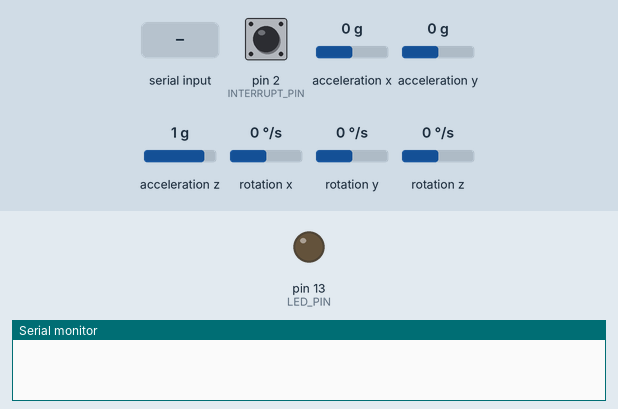
Recording of a program running on a simulated Arduino Uno, built with avr-gcc and run on an emulated ATmega328P. On the bench: output pins drawn as LEDs (lit = HIGH), the last lines printed to the serial monitor. The inputs (shaded band) are chosen by the test bench; at power-on: acceleration x 0 g, acceleration z 1 g, acceleration y 0 g, pin 2 (INTERRUPT_PIN) LOW, rotation z 0 °/s, rotation x 0 °/s, rotation y 0 °/s. The sensor or clock chip raises its interrupt line as the real part does.

Above: at 0.9 s.
1.0 s: "1\n" received over Serial
At 1.68 s:
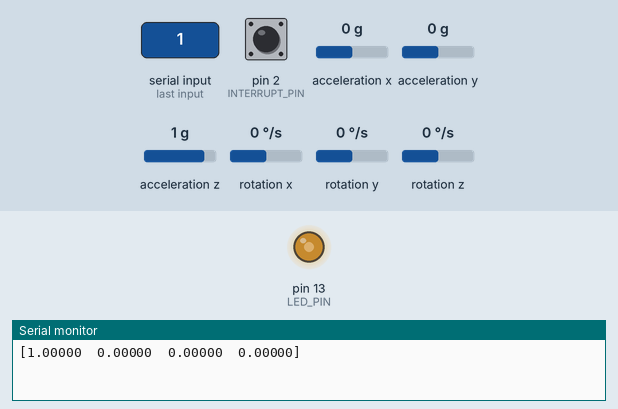
4.0 s: acceleration x set to -1.4 g
7.0 s: acceleration z set to -1.4 g
10.0 s: acceleration y set to -1.4 g
13.0 s: pin 2 (INTERRUPT_PIN) pulled HIGH for 0.15 s
16.0 s: rotation z set to -192 °/s
Timing chart, 0 to 20.0 s (numbered marks = the images above; inputs shaded):
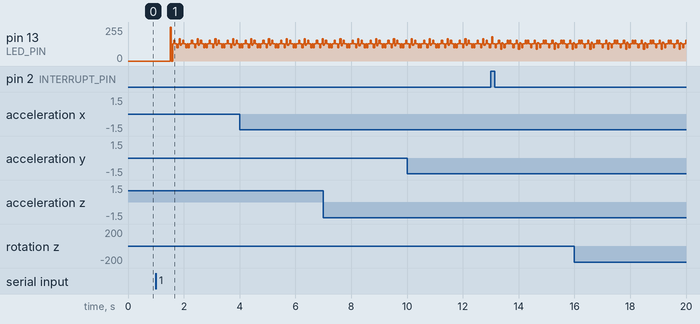

Measured:
- by itself, pin 13 (LED_PIN): moves between 89/255 and 155/255, repeating every 1.3 s

The program:

main.cpp
```cpp
// I2C device class (I2Cdev) demonstration Arduino sketch for MPU6050 class using DMP (MotionApps v2.0)
// 6/21/2012 by Jeff Rowberg <jeff@rowberg.net>
// Updates should (hopefully) always be available at https://github.com/jrowberg/i2cdevlib
//
// Changelog:
//      2013-05-08 - added seamless Fastwire support
//                 - added note about gyro calibration
//      2012-06-21 - added note about Arduino 1.0.1 + Leonardo compatibility error
//      2012-06-20 - improved FIFO overflow handling and simplified read process
//      2012-06-19 - completely rearranged DMP initialization code and simplification
//      2012-06-13 - pull gyro and accel data from FIFO packet instead of reading directly
//      2012-06-09 - fix broken FIFO read sequence and change interrupt detection to RISING
//      2012-06-05 - add gravity-compensated initial reference frame acceleration output
//                 - add 3D math helper file to DMP6 example sketch
//                 - add Euler output and Yaw/Pitch/Roll output formats
//      2012-06-04 - remove accel offset clearing for better results (thanks Sungon Lee)
//      2012-06-01 - fixed gyro sensitivity to be 2000 deg/sec instead of 250
//      2012-05-30 - basic DMP initialization working

/* ============================================
I2Cdev device library code is placed under the MIT license
Copyright (c) 2012 Jeff Rowberg

Permission is hereby granted, free of charge, to any person obtaining a copy
of this software and associated documentation files (the "Software"), to deal
in the Software without restriction, including without limitation the rights
to use, copy, modify, merge, publish, distribute, sublicense, and/or sell
copies of the Software, and to permit persons to whom the Software is
furnished to do so, subject to the following conditions:

The above copyright notice and this permission notice shall be included in
all copies or substantial portions of the Software.

THE SOFTWARE IS PROVIDED "AS IS", WITHOUT WARRANTY OF ANY KIND, EXPRESS OR
IMPLIED, INCLUDING BUT NOT LIMITED TO THE WARRANTIES OF MERCHANTABILITY,
FITNESS FOR A PARTICULAR PURPOSE AND NONINFRINGEMENT. IN NO EVENT SHALL THE
AUTHORS OR COPYRIGHT HOLDERS BE LIABLE FOR ANY CLAIM, DAMAGES OR OTHER
LIABILITY, WHETHER IN AN ACTION OF CONTRACT, TORT OR OTHERWISE, ARISING FROM,
OUT OF OR IN CONNECTION WITH THE SOFTWARE OR THE USE OR OTHER DEALINGS IN
THE SOFTWARE.
===============================================
*/

// I2Cdev and MPU6050 must be installed as libraries, or else the .cpp/.h files
// for both classes must be in the include path of your project
#include "I2Cdev.h"

#include "MPU6050_6Axis_MotionApps20.h"
//#include "MPU6050.h" // not necessary if using MotionApps include file

// Arduino Wire library is required if I2Cdev I2CDEV_ARDUINO_WIRE implementation
// is used in I2Cdev.h
#if I2CDEV_IMPLEMENTATION == I2CDEV_ARDUINO_WIRE
    #include "Wire.h"
#endif

// class default I2C address is 0x68
// specific I2C addresses may be passed as a parameter here
// AD0 low = 0x68 (default for SparkFun breakout and InvenSense evaluation board)
// AD0 high = 0x69
MPU6050 mpu;
//MPU6050 mpu(0x69); // <-- use for AD0 high

/* =========================================================================
   NOTE: In addition to connection 3.3v, GND, SDA, and SCL, this sketch
   depends on the MPU-6050's INT pin being connected to the Arduino's
   external interrupt #0 pin. On the Arduino Uno and Mega 2560, this is
   digital I/O pin 2.
 * ========================================================================= */

/* =========================================================================
   NOTE: Arduino v1.0.1 with the Leonardo board generates a compile error
   when using Serial.write(buf, len). The Teapot output uses this method.
   The solution requires a modification to the Arduino USBAPI.h file, which
   is fortunately simple, but annoying. This will be fixed in the next IDE
   release. For more info, see these links:

   http://arduino.cc/forum/index.php/topic,109987.0.html
   http://code.google.com/p/arduino/issues/detail?id=958
 * ========================================================================= */


// uncomment "OUTPUT_READABLE_QUATERNION" if you want to see the actual
// quaternion components in a [w, x, y, z] format (not best for parsing
// on a remote host such as Processing or something though)
#define OUTPUT_READABLE_QUATERNION

// uncomment "OUTPUT_READABLE_EULER" if you want to see Euler angles
// (in degrees) calculated from the quaternions coming from the FIFO.
// Note that Euler angles suffer from gimbal lock (for more info, see
// http://en.wikipedia.org/wiki/Gimbal_lock)
//#define OUTPUT_READABLE_EULER

// uncomment "OUTPUT_READABLE_YAWPITCHROLL" if you want to see the yaw/
// pitch/roll angles (in degrees) calculated from the quaternions coming
// from the FIFO. Note this also requires gravity vector calculations.
// Also note that yaw/pitch/roll angles suffer from gimbal lock (for
// more info, see: http://en.wikipedia.org/wiki/Gimbal_lock)
// #define OUTPUT_READABLE_YAWPITCHROLL

// uncomment "OUTPUT_READABLE_REALACCEL" if you want to see acceleration
// components with gravity removed. This acceleration reference frame is
// not compensated for orientation, so +X is always +X according to the
// sensor, just without the effects of gravity. If you want acceleration
// compensated for orientation, us OUTPUT_READABLE_WORLDACCEL instead.
//#define OUTPUT_READABLE_REALACCEL

// uncomment "OUTPUT_READABLE_WORLDACCEL" if you want to see acceleration
// components with gravity removed and adjusted for the world frame of
// reference (yaw is relative to initial orientation, since no magnetometer
// is present in this case). Could be quite handy in some cases.
//#define OUTPUT_READABLE_WORLDACCEL

// uncomment "OUTPUT_TEAPOT" if you want output that matches the
// format used for the InvenSense teapot demo
//#define OUTPUT_TEAPOT


#define INTERRUPT_PIN 2  // use pin 2 on Arduino Uno & most boards
#define LED_PIN 13 // (Arduino is 13, Teensy is 11, Teensy++ is 6)
bool blinkState = false;

// MPU control/status vars
bool dmpReady = false;  // set true if DMP init was successful
uint8_t mpuIntStatus;   // holds actual interrupt status byte from MPU
uint8_t devStatus;      // return status after each device operation (0 = success, !0 = error)
uint16_t packetSize;    // expected DMP packet size (default is 42 bytes)
uint16_t fifoCount;     // count of all bytes currently in FIFO
uint8_t fifoBuffer[64]; // FIFO storage buffer

// orientation/motion vars
Quaternion q;           // [w, x, y, z]         quaternion container
VectorInt16 aa;         // [x, y, z]            accel sensor measurements
VectorInt16 aaReal;     // [x, y, z]            gravity-free accel sensor measurements
VectorInt16 aaWorld;    // [x, y, z]            world-frame accel sensor measurements
VectorFloat gravity;    // [x, y, z]            gravity vector
float euler[3];         // [psi, theta, phi]    Euler angle container
float ypr[3];           // [yaw, pitch, roll]   yaw/pitch/roll container and gravity vector

// packet structure for InvenSense teapot demo
uint8_t teapotPacket[14] = { '$', 0x02, 0,0, 0,0, 0,0, 0,0, 0x00, 0x00, '\r', '\n' };

unsigned long lastTime;

// ================================================================
// ===               INTERRUPT DETECTION ROUTINE                ===
// ================================================================

volatile bool mpuInterrupt = false;     // indicates whether MPU interrupt pin has gone high
void dmpDataReady() {
    mpuInterrupt = true;
}


// ================================================================
// ===                      INITIAL SETUP                       ===
// ================================================================

void setup() {
    // join I2C bus (I2Cdev library doesn't do this automatically)
    #if I2CDEV_IMPLEMENTATION == I2CDEV_ARDUINO_WIRE
        Wire.begin();
        Wire.setClock(400000); // 400kHz I2C clock. Comment this line if having compilation difficulties
    #elif I2CDEV_IMPLEMENTATION == I2CDEV_BUILTIN_FASTWIRE
        Fastwire::setup(400, true);
    #endif

    // initialize serial communication
    // (115200 chosen because it is required for Teapot Demo output, but it's
    // really up to you depending on your project)
    Serial.begin(115200);
    while (!Serial); // wait for Leonardo enumeration, others continue immediately

    // NOTE: 8MHz or slower host processors, like the Teensy @ 3.3v or Ardunio
    // Pro Mini running at 3.3v, cannot handle this baud rate reliably due to
    // the baud timing being too misaligned with processor ticks. You must use
    // 38400 or slower in these cases, or use some kind of external separate
    // crystal solution for the UART timer.

    // initialize device
    // Serial.println(F("Initializing I2C devices..."));
    mpu.initialize();
    pinMode(INTERRUPT_PIN, INPUT);

    // verify connection
    // Serial.println(F("Testing device connections..."));
    // Serial.println(mpu.testConnection() ? F("MPU6050 connection successful") : F("MPU6050 connection failed"));

    // wait for ready
    // Serial.println(F("\nSend any character to begin DMP programming and demo: "));
    while (Serial.available() && Serial.read()); // empty buffer
    // Serial.println("A");
    while (!Serial.available());                 // wait for data
    // Serial.println("B");
    while (Serial.available() && Serial.read()); // empty buffer again
    // Serial.println("C");

    // load and configure the DMP
    // Serial.println(F("Initializing DMP..."));
    devStatus = mpu.dmpInitialize();

    // supply your own gyro offsets here, scaled for min sensitivity
    // -1093	1662	1526	37	-40	57
    mpu.setXAccelOffset(-1093);
    mpu.setYAccelOffset(1662);
    mpu.setZAccelOffset(1526);
    mpu.setXGyroOffset(37);
    mpu.setYGyroOffset(-40);
    mpu.setZGyroOffset(57);

    // mpu.setXGyroOffset(220);
    // mpu.setYGyroOffset(76);
    // mpu.setZGyroOffset(-85);
    // mpu.setZAccelOffset(1788); // 1688 factory default for my test chip

    // make sure it worked (returns 0 if so)
    if (devStatus == 0) {
        // turn on the DMP, now that it's ready
        // Serial.println(F("Enabling DMP..."));
        mpu.setDMPEnabled(true);

        // enable Arduino interrupt detection
        // Serial.println(F("Enabling interrupt detection (Arduino external interrupt 0)..."));
        attachInterrupt(digitalPinToInterrupt(INTERRUPT_PIN), dmpDataReady, RISING);
        mpuIntStatus = mpu.getIntStatus();

        // set our DMP Ready flag so the main loop() function knows it's okay to use it
        // Serial.println(F("DMP ready! Waiting for first interrupt..."));
        dmpReady = true;

        // get expected DMP packet size for later comparison
        packetSize = mpu.dmpGetFIFOPacketSize();
    } else {
        // ERROR!
        // 1 = initial memory load failed
        // 2 = DMP configuration updates failed
        // (if it's going to break, usually the code will be 1)
        // Serial.print(F("DMP Initialization failed (code "));
        // Serial.print(devStatus);
        // Serial.println(F(")"));
    }

    // configure LED for output
    pinMode(LED_PIN, OUTPUT);
    lastTime = millis();
}


// ================================================================
// ===                    MAIN PROGRAM LOOP                     ===
// ================================================================

void loop() {
    // if programming failed, don't try to do anything
    if (!dmpReady) return;

    // wait for MPU interrupt or extra packet(s) available
    while (!mpuInterrupt && fifoCount < packetSize) {
        // other program behavior stuff here
        // .
        // .
        // .
        // if you are really paranoid you can frequently test in between other
        // stuff to see if mpuInterrupt is true, and if so, "break;" from the
        // while() loop to immediately process the MPU data
        // .
        // .
        // .
    }

    // reset interrupt flag and get INT_STATUS byte
    mpuInterrupt = false;
    mpuIntStatus = mpu.getIntStatus();

    // get current FIFO count
    fifoCount = mpu.getFIFOCount();

    // check for overflow (this should never happen unless our code is too inefficient)
    if ((mpuIntStatus & 0x10) || fifoCount == 1024) {
        // reset so we can continue cleanly
        mpu.resetFIFO();
        Serial.println(F("FIFO overflow!"));

    // otherwise, check for DMP data ready interrupt (this should happen frequently)
    } else if (mpuIntStatus & 0x02) {
        // wait for correct available data length, should be a VERY short wait
        while (fifoCount < packetSize) fifoCount = mpu.getFIFOCount();

        // read a packet from FIFO
        mpu.getFIFOBytes(fifoBuffer, packetSize);

        // track FIFO count here in case there is > 1 packet available
        // (this lets us immediately read more without waiting for an interrupt)
        fifoCount -= packetSize;

        #ifdef OUTPUT_READABLE_QUATERNION
            unsigned long presentTime = millis();
            unsigned long elapsedTime = presentTime - lastTime;
            if (elapsedTime > 100) {
                // Serial.println(elapsedTime);
                // display quaternion values in easy matrix form: w x y z
                mpu.dmpGetQuaternion(&q, fifoBuffer);
                // Serial.print("quat\t");
                Serial.print("[");
                Serial.print(q.w, 5);
                Serial.print("\t");
                Serial.print(q.x, 5);
                Serial.print("\t");
                Serial.print(q.y, 5);
                Serial.print("\t");
                Serial.print(q.z, 5);
                Serial.println("]");
                lastTime = presentTime;
            }
        #endif

        #ifdef OUTPUT_READABLE_EULER
            // display Euler angles in degrees
            mpu.dmpGetQuaternion(&q, fifoBuffer);
            mpu.dmpGetEuler(euler, &q);
            Serial.print("euler\t");
            Serial.print(euler[0] * 180/M_PI);
            Serial.print("\t");
            Serial.print(euler[1] * 180/M_PI);
            Serial.print("\t");
            Serial.println(euler[2] * 180/M_PI);
        #endif

        #ifdef OUTPUT_READABLE_YAWPITCHROLL
            // display Euler angles in degrees
            mpu.dmpGetQuaternion(&q, fifoBuffer);
            mpu.dmpGetGravity(&gravity, &q);
            mpu.dmpGetYawPitchRoll(ypr, &q, &gravity);
            Serial.print("ypr\t");
            Serial.print(ypr[0] * 180/M_PI);
            Serial.print("\t");
            Serial.print(ypr[1] * 180/M_PI);
            Serial.print("\t");
            Serial.println(ypr[2] * 180/M_PI);
        #endif

        #ifdef OUTPUT_READABLE_REALACCEL
            // display real acceleration, adjusted to remove gravity
            mpu.dmpGetQuaternion(&q, fifoBuffer);
            mpu.dmpGetAccel(&aa, fifoBuffer);
            mpu.dmpGetGravity(&gravity, &q);
            mpu.dmpGetLinearAccel(&aaReal, &aa, &gravity);
            Serial.print("areal\t");
            Serial.print(aaReal.x);
            Serial.print("\t");
            Serial.print(aaReal.y);
            Serial.print("\t");
            Serial.println(aaReal.z);
        #endif

        #ifdef OUTPUT_READABLE_WORLDACCEL
            // display initial world-frame acceleration, adjusted to remove gravity
            // and rotated based on known orientation from quaternion
            mpu.dmpGetQuaternion(&q, fifoBuffer);
            mpu.dmpGetAccel(&aa, fifoBuffer);
            mpu.dmpGetGravity(&gravity, &q);
            mpu.dmpGetLinearAccel(&aaReal, &aa, &gravity);
            mpu.dmpGetLinearAccelInWorld(&aaWorld, &aaReal, &q);
            Serial.print("aworld\t");
            Serial.print(aaWorld.x);
            Serial.print("\t");
            Serial.print(aaWorld.y);
            Serial.print("\t");
            Serial.println(aaWorld.z);
        #endif

        #ifdef OUTPUT_TEAPOT
            // display quaternion values in InvenSense Teapot demo format:
            teapotPacket[2] = fifoBuffer[0];
            teapotPacket[3] = fifoBuffer[1];
            teapotPacket[4] = fifoBuffer[4];
            teapotPacket[5] = fifoBuffer[5];
            teapotPacket[6] = fifoBuffer[8];
            teapotPacket[7] = fifoBuffer[9];
            teapotPacket[8] = fifoBuffer[12];
            teapotPacket[9] = fifoBuffer[13];
            Serial.write(teapotPacket, 14);
            teapotPacket[11]++; // packetCount, loops at 0xFF on purpose
        #endif

        // blink LED to indicate activity
        blinkState = !blinkState;
        digitalWrite(LED_PIN, blinkState);
        // delay (501);
    }
}
```
